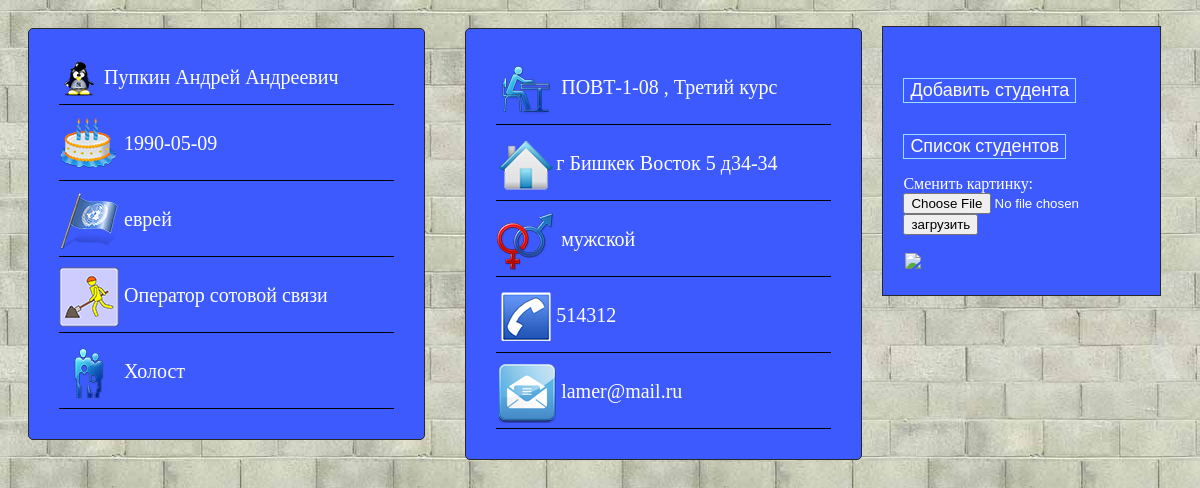
The page /view.php?user=12 on the database its author committed.
### tables this page shows
CREATE TABLE IF NOT EXISTS `students` (
  `id` int(11) NOT NULL AUTO_INCREMENT COMMENT 'идентификатор юзера',
  `firstname` varchar(55) NOT NULL COMMENT 'имя студента',
  `lastname` varchar(55) NOT NULL COMMENT 'Фамилия',
  `middlename` varchar(55) NOT NULL COMMENT 'отчество студента',
  `birthday` date NOT NULL COMMENT 'дата рождения',
  `national` varchar(55) NOT NULL,
  `sex` int(10) NOT NULL,
  `address` varchar(256) NOT NULL,
  `work` varchar(256) NOT NULL,
  `edu` varchar(256) NOT NULL,
  `family` varchar(55) NOT NULL,
  `grup` varchar(54) NOT NULL COMMENT 'группа',
  `course` varchar(55) NOT NULL,
  `phone` int(55) NOT NULL,
  `email` varchar(55) NOT NULL,
  `key` int(55) NOT NULL,
  `avatar` varchar(50) NOT NULL COMMENT 'Картинко',
  PRIMARY KEY (`id`)
);

### view.php (the view, shortened to what this page needs)
<!DOCTYPE HTML>
<html>
	<head>
		<link rel="stylesheet" href="css/style.css" type="text/css" media="screen" />
	</head>
	<body>
<?php
include "config.php";
include "secure.php";
if($_SERVER['REQUEST_METHOD']=='GET'){
	$sec=new Security();
	$id=$sec->secure($_GET['user'],2);
	$STH=$DBH->query("SELECT id,firstname,lastname,middlename,birthday,national,work,family,address,sex,edu,grup,course,phone,email,avatar FROM students WHERE id=$id");
	$STH->setFetchMode(PDO::FETCH_OBJ);
	$row=$STH->fetch();
	?>
<div class='user'>
<p>
<img src=img/profile.png align='center'> <?=$row->lastname;?> <?=$row->firstname;?> <?=$row->middlename;?></p>
<p>
<img src=img/birthday.png align='center'> <?=$row->birthday;?></p>
<p>
<img src=img/nation.png align='center'> <?=$row->national;?></p>
<p>
<img src=img/job.png align='center'> <?=$row->work;?></p>
<p>
<img src=img/family.png align='center'> <?=$row->family;?></p>
</div>
<div class='user'>
	<p>
<img src=img/study.png align='center'> <?=$row->grup;?> , <?=$row->course;?> курс
</p>
<p>
<img src=img/address.png align='center'><?=$row->address;?></p>
<p>
<img src=img/sex.png align='center'> <?=($row->sex==1 ? 'мужской':'женский' )?></p>
<p>
<img src=img/phone.png align='center'><?php if(strlen($row->phone)<=6){echo $row->phone; }else{echo "+(996) $row->phone";} ?>
</p>
<p>
<img src=img/email.png align='center'> <?=$row->email;?>
</p>
</div>
<div class='nav'><p>
<a href=index.php><button class='blue' >Добавить студента</button></a>
</p>
<p>
<a href=show.php><button class='blue' >Список студентов</button></a>
</p>
<p>
<form name="upload" action="image.php" method="POST" ENCTYPE="multipart/form-data">
 Сменить картинку: <input type="file" name="userfile">
 <input type="submit" name="upload" value="загрузить">
</form>
	</p>
	<img id='image' src=photos/<? if(empty($row->avatar)){echo "lol.jpg";}else{echo $row->avatar;}?>>
</div>
	<?php
}
?>

### secure.php (shortened to what this page needs)
<!DOCTYPE HTML>
<?php
class Security{
	function secure($value,$type){
		if($type==1){
			$res = mysql_real_escape_string($value);
			$res = trim($res);
			return $res;
		}
		elseif($type==2){
			$res=intval($value);
			return $res;
		}
		else{
			die();
		}
	}
}

### css/style.css (style rules this page uses)
body { background:url(../img/bg.jpg); }
button.blue { color:#fff; background-color: #3D5AFF; margin-top:15px; font-size:18px; border:1px solid #9BDFFA; }
.user { border:1px solid #282828; width:30%; margin:20px; padding: 20px; background: #3D5AFF; color:#fff; display: block; float: left; border-radius:5px; }
.user p { margin: 10px; border-bottom:1px solid black; padding-bottom: 5px; font-size:20px; }
.nav { border:1px solid #282828; width:20%; margin:0px; padding: 20px; background: #3D5AFF; color:#fff; display: block; float: left; }
#image { max-width:400px; max-height:400px; border:2px solid #3D5AFF ; }

### rows shown on the page
students: lastname "Пупкин", firstname "Андрей", middlename "Андреевич", birthday "1990-05-09", national "еврей", work "Оператор сотовой связи", family "Холост", grup "ПОВТ-1-08", course "Третий", address "г Бишкек Восток 5 д34-34", phone "514312", email "lamer@mail.ru"
